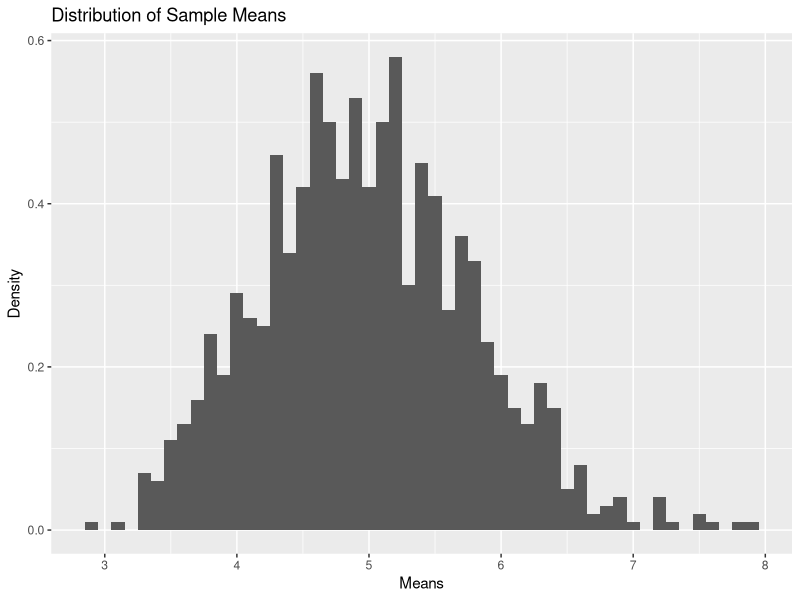
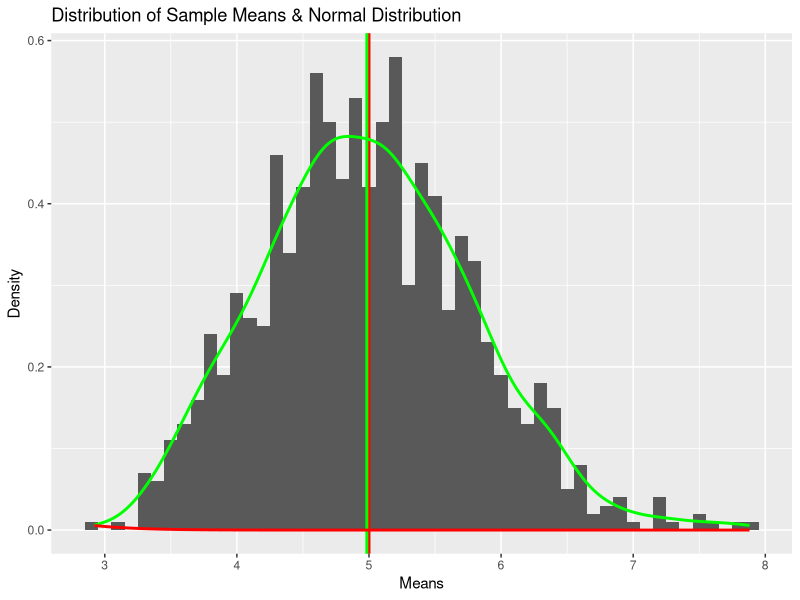

Source code (R) for these figures, in order:
## ---- chunk 1
# load R package
library(ggplot2)

# set lambda, n, collect
lambda = 0.2
n = 40
collect = 1:1000

# set a seed in order to reproduce this project
set.seed(0815)

# calculate the mean of each collection
means = data.frame(mean = sapply(collect, function(x) {mean(rexp(n, lambda))}))

# graph the density of each mean with ggplot2
ggplot(means, aes(x = mean)) + 
        geom_histogram(binwidth = 0.1, aes(y = ..density..)) +
        labs(title="Distribution of Sample Means", x="Means", y="Density")
## ---- chunk 2
# the theoretical mean
m_t = 1 / lambda
m_t

# the sample mean
m_s = mean(means$mean)
m_s
## ---- chunk 3
# theoretical variance
v_t = ((1 / lambda) / sqrt(n)) ^ 2
v_t

# sample variance
v_s = var(means$mean)
v_s
## ---- chunk 4
ggplot(means, aes(x = mean)) + 
        geom_histogram(binwidth = 0.1, aes(y = ..density..)) + 
        # draw a vertical line to highlight the thoretical mean
        geom_vline(xintercept = m_t,  colour="red", size = 1) +
        # deaw a vertical line to highlight the distribution mean
        geom_vline(xintercept = m_s,  colour="green", size = 1) +
        # draw the density of sample means
        geom_density(colour ="green", size = 1) +
        # draw a normal distribution
        stat_function(fun = dnorm, arg = list(mean = m_t , sd = sqrt(v_s)), colour = "red", size = 1) + 
        labs(title = "Distribution of Sample Means & Normal Distribution", x = "Means", y = "Density")
